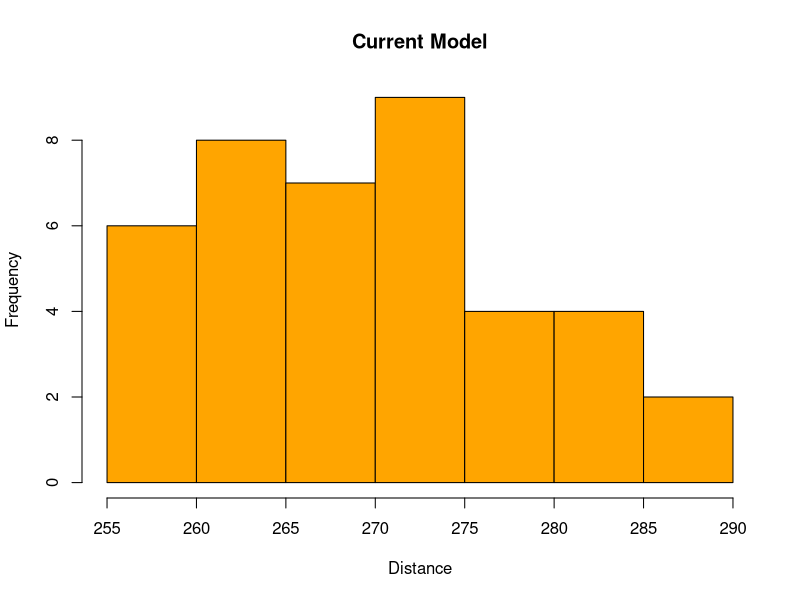
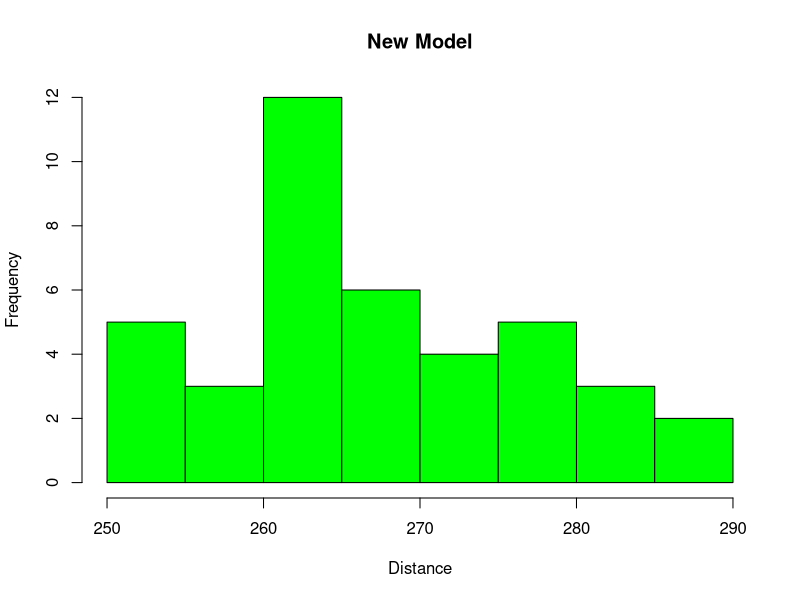
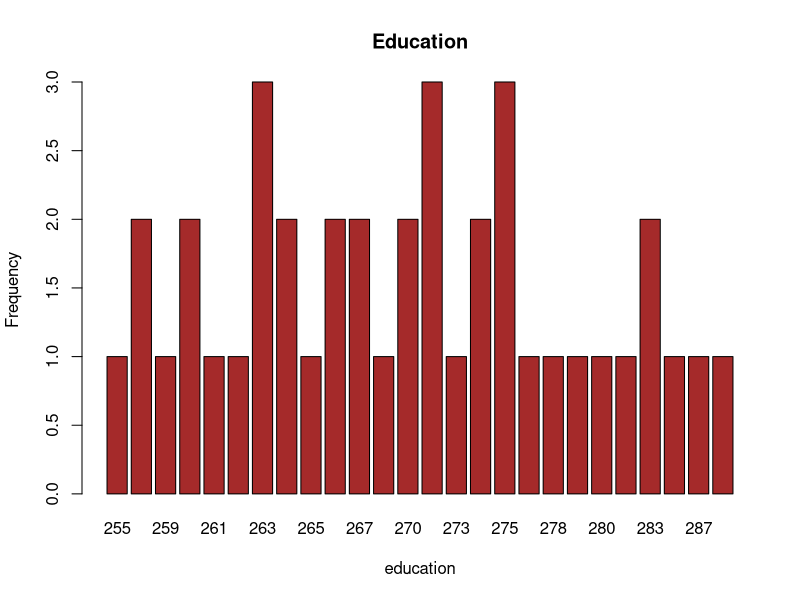
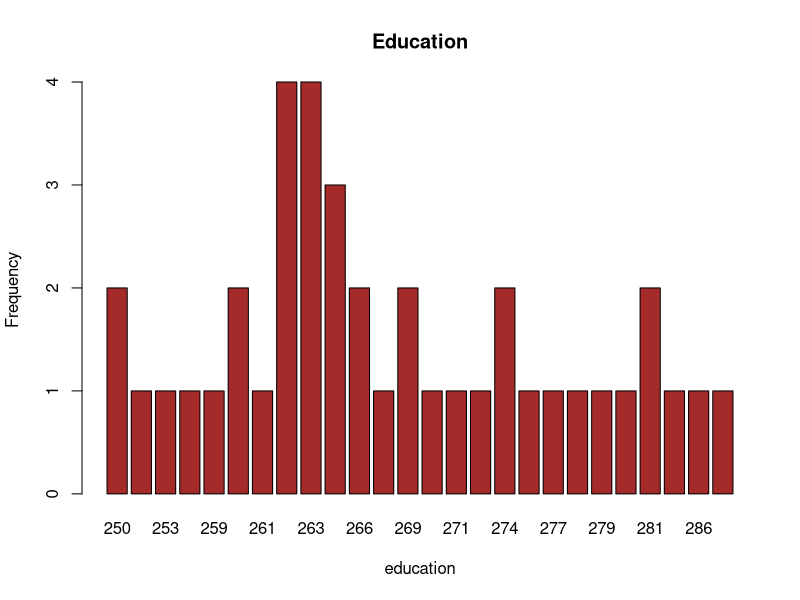
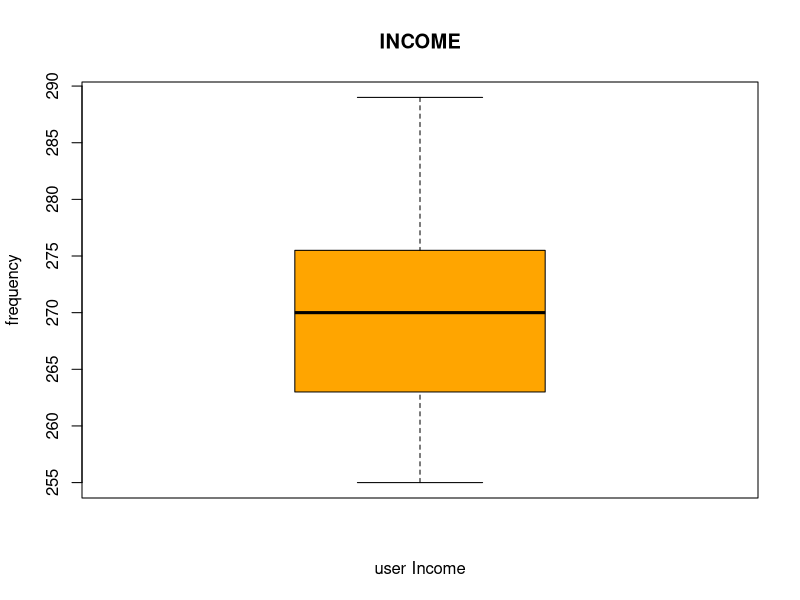
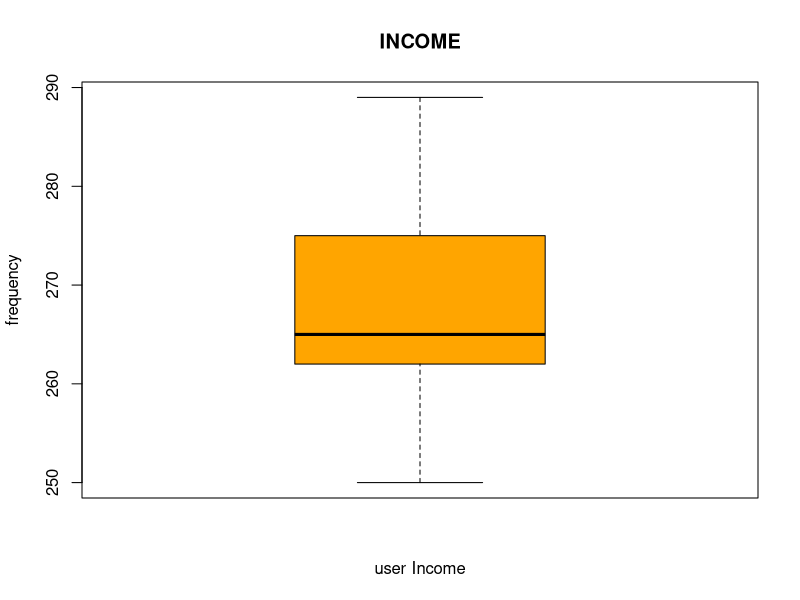
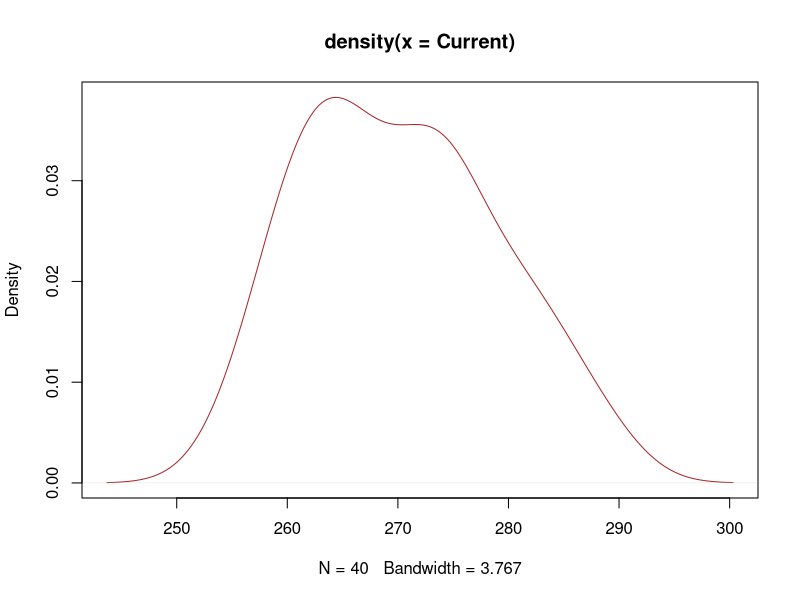
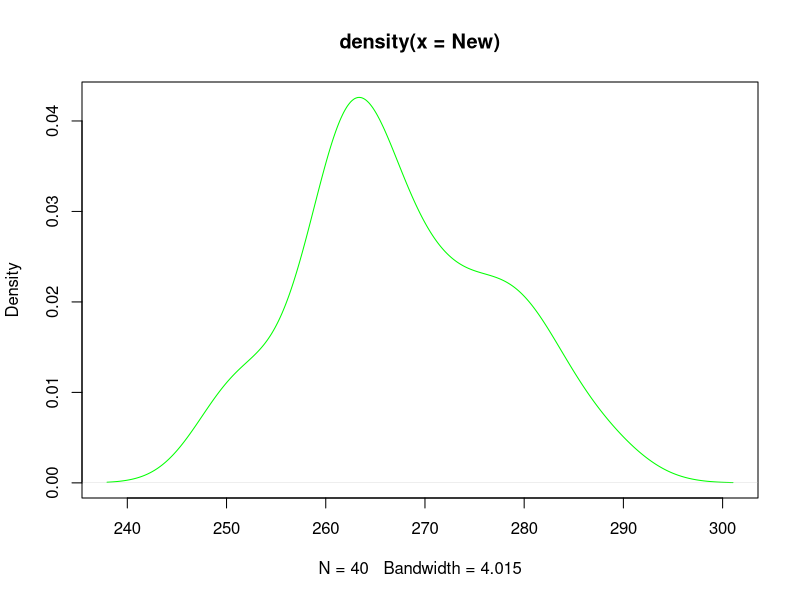

Here is the R script that generated these plots, in order:
getwd()
install.packages("readxl") 
library("readxl")
mydata <- read_excel("Golf.xls")
mydata
attach(mydata)

View(mydata)

head(mydata)
tail(mydata)


dim(mydata)
summary(mydata)
names(mydata)
str(mydata)

mean(New)
mean(Current)
sd(New)
sd(Current)
var(New)
var(Current)
median(New)
median(Current)

IQR(New)
max(New)-min(New)

IQR(Current)
max(Current)-min(Current)
max(New)-min(New)
range(New)
range(Current)

## visualisation

# t test
t.test(Current,New)
t.test(Current,New,var.equal = TRUE)


library(lattice)
hist(Current,main = 'Current Model',xlab = 'Distance',ylab = 'Frequency',col = 'orange')
hist(New,main = 'New Model',xlab = 'Distance',ylab = 'Frequency',col = 'green')

barplot(table(Current),main="Education",xlab = 'education',ylab = 'Frequency',col = 'brown')
barplot(table(New),main="Education",xlab = 'education',ylab = 'Frequency',col = 'brown')

boxplot(Current,main='INCOME',xlab='user Income',ylab='frequency',col='orange')
boxplot(New,main='INCOME',xlab='user Income',ylab='frequency',col='orange')

plot(density(Current),col='brown')
plot(density(New),col='green')

boxplot(Current,New,names=c('current','New'),main='Distence Vs Ball models',xlab='Ball model',ylab='Driven distence',col=c('orange','green'))


